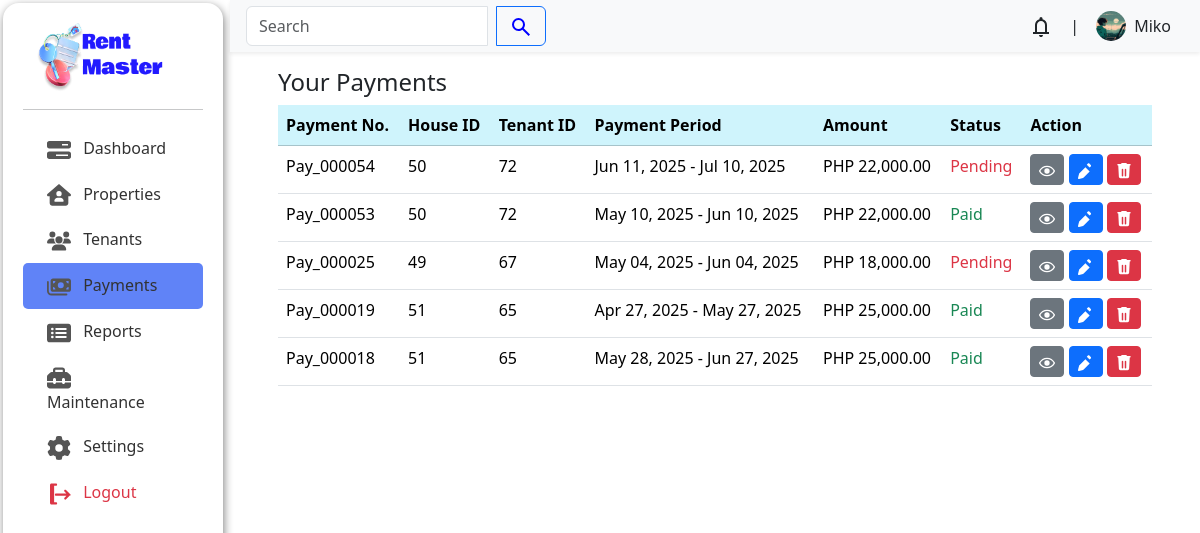
Screenshot of /admin/index.php?page=payments/index (signed in) with the database file from the repository.
### tables this page shows
CREATE TABLE `users` (
  `user_id` int(11) NOT NULL,
  `user_name` varchar(100) DEFAULT NULL,
  `user_email` varchar(100) NOT NULL,
  `user_password` varchar(100) DEFAULT NULL,
  `user_phone_number` varchar(50) NOT NULL,
  `user_address` varchar(100) NOT NULL,
  `user_description` varchar(2000) DEFAULT NULL,
  `user_image` varchar(500) DEFAULT NULL,
  `user_role` enum('tenant','landlord','visitor') NOT NULL
);

CREATE TABLE `payments` (
  `payment_id` int(11) NOT NULL,
  `tenant_id` int(11) NOT NULL,
  `payment_start_date` date NOT NULL,
  `payment_end_date` date NOT NULL,
  `payment_status` enum('Paid','Pending','Overdue') NOT NULL DEFAULT 'Pending',
  `payment_date` date DEFAULT NULL,
  `payment_method` enum('GCash','Maya','Coins.ph','Bank Transfer','Credit/Debit Card') DEFAULT NULL
);

CREATE TABLE `tenants` (
  `tenant_id` int(11) NOT NULL,
  `user_id` int(11) NOT NULL,
  `property_id` int(11) NOT NULL,
  `tenant_status` enum('pending','active','terminated') NOT NULL DEFAULT 'pending',
  `tenant_date_created` date NOT NULL DEFAULT current_timestamp(),
  `tenant_terminated_at` date DEFAULT NULL
);

CREATE TABLE `properties` (
  `property_id` int(11) NOT NULL,
  `property_name` varchar(100) NOT NULL,
  `property_location` varchar(200) NOT NULL,
  `property_date_created` date NOT NULL,
  `property_description` varchar(1000) NOT NULL,
  `property_status` enum('available','unavailable') NOT NULL DEFAULT 'available',
  `property_rental_price` decimal(10,0) NOT NULL,
  `latitude` decimal(10,8) DEFAULT NULL,
  `longitude` decimal(11,8) DEFAULT NULL
);

### admin/payments/index.php (the view, shortened to what this page needs)
<?php
$servername = "localhost";
$username = "root";
$password = "";
$dbname = "rentsystem";
$conn = mysqli_connect($servername, $username, $password, $dbname);
$sql = "SELECT p.payment_id, p.tenant_id, t.property_id, pr.property_rental_price, p.payment_start_date, p.payment_end_date, p.payment_status
        FROM payments p
        INNER JOIN tenants t ON p.tenant_id = t.tenant_id
        INNER JOIN properties pr ON t.property_id = pr.property_id
        ORDER BY p.payment_id DESC";
$result = $conn->query($sql);
?>
<div class="container px-lg-5">
    <header class=" d-flex justify-content-between mt-3">
        <h4 class=" fw-medium">Your Payments</h4>
    </header>
    <?php if ($result->num_rows > 0): ?>
        <div class="table-responsive">
            <table class="table">
                <thead class=" table-info ">
                    <tr>
                        <th>Payment No.</th>
                        <th>House ID</th>
                        <th>Tenant ID</th>
                        <th colspan="2">Payment Period</th>
                        <th>Amount</th>
                        <th>Status</th>
                        <th>Action</th>
                    </tr>
                </thead>
                <tbody>
                    <?php while ($row = $result->fetch_assoc()): ?>
                        <tr>
                            <td><?php echo 'Pay_' . str_pad($row['payment_id'], 6, '0', STR_PAD_LEFT); ?></td>
                            <td><?php echo htmlspecialchars($row['property_id']); ?></td>
                            <td><?php echo htmlspecialchars($row['tenant_id']); ?></td>
                            <td colspan="2">
                                <?php
                                echo date('M d, Y', strtotime($row['payment_start_date'])) . " - " . date('M d, Y', strtotime($row['payment_end_date']));
                                ?>
                            </td>
                            <td>PHP <?php echo number_format($row['property_rental_price'], 2); ?></td>
                            <td class="<?php echo ($row['payment_status'] == 'Paid') ? 'text-success' : 'text-danger'; ?> fw-medium">
                                <?php echo htmlspecialchars($row['payment_status']); ?>
                            </td>
                            <td>
                                <a href="?page=payments/paid&payment_id=<?php echo htmlspecialchars($row['payment_id']); ?>" class="btn btn-sm btn-secondary" title="View">
                                </a>
                                <a href="?page=payments/update&payment_id=<?php echo $row['payment_id']; ?>" class="btn btn-sm btn-primary" title="Edit">
                                </a>
                                <a href="?page=payments/delete&payment_id=<?php echo $row['payment_id']; ?>" class="btn btn-sm btn-danger" title="Delete" onclick="return confirm('Are you sure you want to delete this payment?')">
                                </a>
                            </td>
                        </tr>
                    <?php endwhile; ?>
                </tbody>
            </table>
        </div>
    <?php else: ?>
        <div class='text-center text-bg-warning'>No record found</div>
    <?php endif; ?>
</div>

### admin/header.php (shortened to what this page needs)
<?php
$servername = "localhost";
$username = "root";
$password = "";
$dbname = "rentsystem";
$conn = mysqli_connect($servername, $username, $password, $dbname);
$id = intval($_SESSION['user_id']);
$sql = "SELECT * FROM users WHERE user_id = $id AND user_role = 'landlord'";
$result = mysqli_query($conn, $sql);
$user = mysqli_fetch_assoc($result);
$name = $user['user_name'];
$imagePath = $user['user_image'];
?>
<header style="z-index: 111;" class="bg-body-tertiary shadow-sm d-flex align-items-center justify-content-between py-1 px-3 position-sticky top-0">
    <form class="input-group" style="max-width: 300px;">
        <input type="text" class="form-control" id="search" placeholder="Search">
        <button type="submit" class="btn btn-outline-primary ms-2">
        </button>
    </form>
    <div class="d-flex align-items-center gap-1">
        <div class="dropdown">
            <button class="btn position-relative" type="button" id="notificationDropdown" data-bs-toggle="dropdown" aria-expanded="false">
            </button>
        </div>
        |<a href="?page=account/index" class="btn d-flex align-items-center gap-2 <?= (strpos($_SERVER['REQUEST_URI'], 'account') !== false) ? 'active' : '' ?>">
            <?php if (!empty($imagePath)): ?>
                <img src="<?= htmlspecialchars($imagePath) ?>" alt="Profile" class="rounded-circle" style="width: 30px; height: 30px; object-fit: cover;">
            <?php endif; ?>
            <span class="d-md-block d-none"><?= !empty($name) ? htmlspecialchars($name) : 'admin' ?></span>
        </a>
    </div>
</header>

### admin/css/style.css (style rules this page uses)
body { display: flex; }
*, *::before, *::after { box-sizing: border-box; }
:root { --main-bg: #FAFAFA; --sub-bg: #C7EEFF; --accent: #2938ff; --fc1: #1D242B; --p: #323232; --fw1: 700; --fw2: 400; }
body { background-color: var(--main-bg); }

### rows the page displays
users: user_image (picture), user_name "Miko"
payments: payment_id "000054", tenant.property_id "50", tenant "72", payment_start_date "Jun 11, 2025", payment_end_date "Jul 10, 2025", properties.property_rental_price "22,000.00", payment_status "Pending"
payments: payment_id "000053", tenant.property_id "50", tenant "72", payment_start_date "May 10, 2025", payment_end_date "Jun 10, 2025", properties.property_rental_price "22,000.00", payment_status "Paid"
payments: payment_id "000025", tenant.property_id "49", tenant "67", payment_start_date "May 04, 2025", payment_end_date "Jun 04, 2025", properties.property_rental_price "18,000.00", payment_status "Pending"
payments: payment_id "000019", tenant.property_id "51", tenant "65", payment_start_date "Apr 27, 2025", payment_end_date "May 27, 2025", properties.property_rental_price "25,000.00", payment_status "Paid"
payments: payment_id "000018", tenant.property_id "51", tenant "65", payment_start_date "May 28, 2025", payment_end_date "Jun 27, 2025", properties.property_rental_price "25,000.00", payment_status "Paid"
